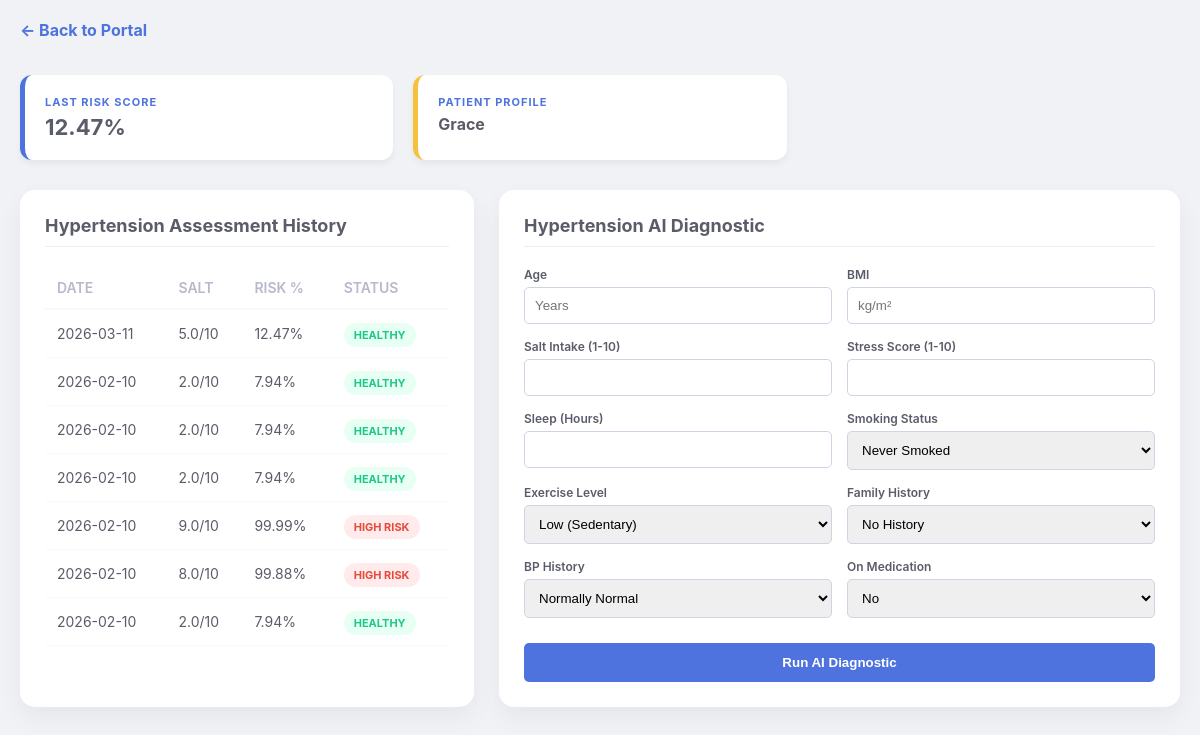
Screenshot of /hypertension (signed in) with the database file from the repository.
### tables this page shows
CREATE TABLE hypertension_history(id INTEGER PRIMARY KEY AUTOINCREMENT,email TEXT,date TEXT,salt_intake REAL,score REAL,result TEXT);

### app.py (the view)
@app.route('/hypertension')
def hypertension_module():
    if 'user_email' not in session:
        return redirect('/login')
    conn=get_connection()
    history=conn.execute("SELECT date,score,result,salt_intake FROM hypertension_history where email=? ORDER BY id DESC",(session['user_email'],)).fetchall()
    conn.close()
    return render_template('hypertension.html',name=session['user_name'],history =history)

### app.py (called while the page is built)
def get_connection():
    conn=sqlite3.connect('users.db')
    conn.row_factory=sqlite3.Row
    return conn

### templates/hypertension.html (shortened to what this page needs)
<!DOCTYPE html>
<html lang="en">
<head>
    <link rel="stylesheet" href="{{ url_for('static', filename='style.css') }}">
</head>
<body>
    <div class="dashboard-container">
        <div style="grid-column: span 2; margin-bottom: 10px;">
            <a href="/dashboard" style="text-decoration: none; color: var(--primary); font-weight: bold;"> ← Back to Portal</a>
        </div>
        <div class="stats-grid">
            <div class="stat-card">
                <h4>Last Risk Score</h4>
                <div class="value">{{ history[0][1] if history else '--' }}%</div>
            </div>
            <div class="stat-card" style="border-left-color: #f6c23e;">
                <h4>Patient Profile</h4>
                <div class="value" style="font-size: 16px;">{{ name }}</div>
            </div>
        </div>
        <div class="card">
            <h3>Hypertension Assessment History</h3>
            <table>
                <thead>
                    <tr>
                        <th>DATE</th>
                        <th>SALT</th>
                        <th>RISK %</th>
                        <th>STATUS</th>
                    </tr>
                </thead>
                <tbody>
                    {% for row in history %}
                    <tr>
                        <td>{{ row[0].split(' ')[0] }}</td>
                        <td>{{ row[3] }}/10</td>
                        <td>{{ row[1] }}%</td>
                        <td>
                            <span class="badge {{ 'badge-danger' if 'Positive' in row[2] else 'badge-success' }}">
                                {{ 'High Risk' if 'Positive' in row[2] else 'Healthy' }}
                            </span>
                        </td>
                    </tr>
                    {% endfor %}
                </tbody>
            </table>
        </div>
        <div class="card">
            <h3>Hypertension AI Diagnostic</h3>
            {% if prediction %}
                <div style="text-align: center; background: #f8f9fc; padding: 20px; border-radius: 10px;">
                    <p style="margin:0; font-size: 13px; color: #b7b9cc;">Current Assessment</p>
                    <h2 style="margin: 10px 0;" class="{{ 'text-risk-red' if 'Positive' in prediction else 'text-healthy-green' }}">
                        {{ prediction }}
                    </h2>
                    <div style="background: white; padding: 10px; border-radius: 8px; border: 1px solid #ddd; margin-bottom: 15px;">
                        <img src="{{ explanation_chart }}" alt="AI Analysis Chart" style="width: 100%; border-radius: 5px;">
                    </div>
                    <div style="margin-top: 20px;">
                        <button onclick="window.print()" class="btn-submit" style="width: auto; padding: 10px 30px;">Download Report</button>
                        <a href="/hypertension" style="display:block; margin-top: 15px; font-size: 12px; color: #4e73df; text-decoration: none;">Perform New Scan</a>
                    </div>
                </div>
            {% else %}
                <form action="/predict_hypertension" method="POST" class="diagnostic-form">
                    <div class="input-group">
                        <label>Age</label>
                        <input type="number" name="Age" required placeholder="Years">
                    </div>
                    <div class="input-group">
                        <label>BMI</label>
                        <input type="number" step="0.1" name="BMI" required placeholder="kg/m²">
                    </div>
                    <div class="input-group">
                        <label>Salt Intake (1-10)</label>
                        <input type="number" name="Salt_Intake" required min="1" max="10">
                    </div>
                    <div class="input-group">
                        <label>Stress Score (1-10)</label>
                        <input type="number" name="Stress_Score" required min="1" max="10">
                    </div>
                    <div class="input-group">
                        <label>Sleep (Hours)</label>
                        <input type="number" name="Sleep_Duration" required>
                    </div>
                    <div class="input-group">
                        <label>Smoking Status</label>
                        <select name="Smoking_Status">
                            <option value="0">Never Smoked</option>
                        </select>
                    </div>
                    <div class="input-group">
                        <label>Exercise Level</label>
                        <select name="Exercise_Level">
                            <option value="0">Low (Sedentary)</option>
                        </select>
                    </div>
                    <div class="input-group">
                        <label>Family History</label>
                        <select name="Family_History">
                            <option value="0">No History</option>
                        </select>
                    </div>
                    <div class="input-group">
                        <label>BP History</label>
                        <select name="BP_History">
                            <option value="0">Normally Normal</option>
                        </select>
                    </div>
                    <div class="input-group">
                        <label>On Medication</label>
                        <select name="Medication">
                            <option value="0">No</option>
                        </select>
                    </div>
                    <button type="submit" class="btn-submit">Run AI Diagnostic</button>
                </form>
            {% endif %}
        </div>
    </div>
</body>
</html>

### static/style.css (style rules this page uses)
:root { --bg: #F0F2F5; --card: #FFFFFF; --primary: #4e73df; --success: #1cc88a; --danger: #e74a3b; --text-dark: #5a5c69; --text-light: #b7b9cc; }
body { background-color: var(--bg); font-family: 'Inter', system-ui, -apple-system, sans-serif; color: var(--text-dark); margin: 0; padding: 20px; }
.dashboard-container { max-width: 1400px; margin: auto; display: grid; grid-template-columns: 1fr 1.5fr; gap: 25px; }
.stats-grid { display: grid; grid-template-columns: repeat(3, 1fr); gap: 20px; margin-bottom: 5px; grid-column: span 2; }
.stat-card { background: var(--card); padding: 20px; border-radius: 12px; box-shadow: 0 4px 6px rgba(0,0,0,0.05); border-left: 5px solid var(--primary); }
.stat-card h4 { font-size: 11px; margin: 0; color: var(--primary); text-transform: uppercase; letter-spacing: 1px; }
.stat-card .value { font-size: 22px; font-weight: 700; margin-top: 5px; }
.card { background: var(--card); padding: 25px; border-radius: 15px; box-shadow: 0 10px 25px rgba(0,0,0,0.05); }
.card h3 { margin-top: 0; font-size: 18px; border-bottom: 1px solid #eee; padding-bottom: 10px; margin-bottom: 20px; }
table { width: 100%; border-collapse: collapse; font-size: 14px; }
th { text-align: left; color: var(--text-light); padding: 12px; font-weight: 600; border-bottom: 2px solid #f8f9fc; }
td { padding: 15px 12px; border-bottom: 1px solid #f8f9fc; }
.badge { padding: 5px 10px; border-radius: 20px; font-size: 11px; font-weight: 700; text-transform: uppercase; }
.badge-danger { background: #ffebeb; color: var(--danger); }
.badge-success { background: #e8fff3; color: var(--success); }
.diagnostic-form { display: grid; grid-template-columns: 1fr 1fr; gap: 15px; }
.input-group { display: flex; flex-direction: column; }
.input-group label { font-size: 12px; font-weight: 600; margin-bottom: 5px; }
.input-group input, .input-group select { padding: 10px; border: 1px solid #d1d3e2; border-radius: 5px; }
.btn-submit { grid-column: span 2; background: var(--primary); color: white; border: none; padding: 12px; border-radius: 5px; font-weight: bold; cursor: pointer; margin-top: 10px; }

### rows the page displays
hypertension_history: score "12.47", date "2026-03-11", salt_intake "5.0", result "HEALTHY"
hypertension_history: date "2026-02-10", salt_intake "2.0", score "7.94", result "HEALTHY"
hypertension_history: date "2026-02-10", salt_intake "2.0", score "7.94", result "HEALTHY"
hypertension_history: date "2026-02-10", salt_intake "2.0", score "7.94", result "HEALTHY"
hypertension_history: date "2026-02-10", salt_intake "9.0", score "99.99", result "HIGH RISK"
hypertension_history: date "2026-02-10", salt_intake "8.0", score "99.88", result "HIGH RISK"
hypertension_history: date "2026-02-10", salt_intake "2.0", score "7.94", result "HEALTHY"

### other values shown
{{ name }} "Grace"
